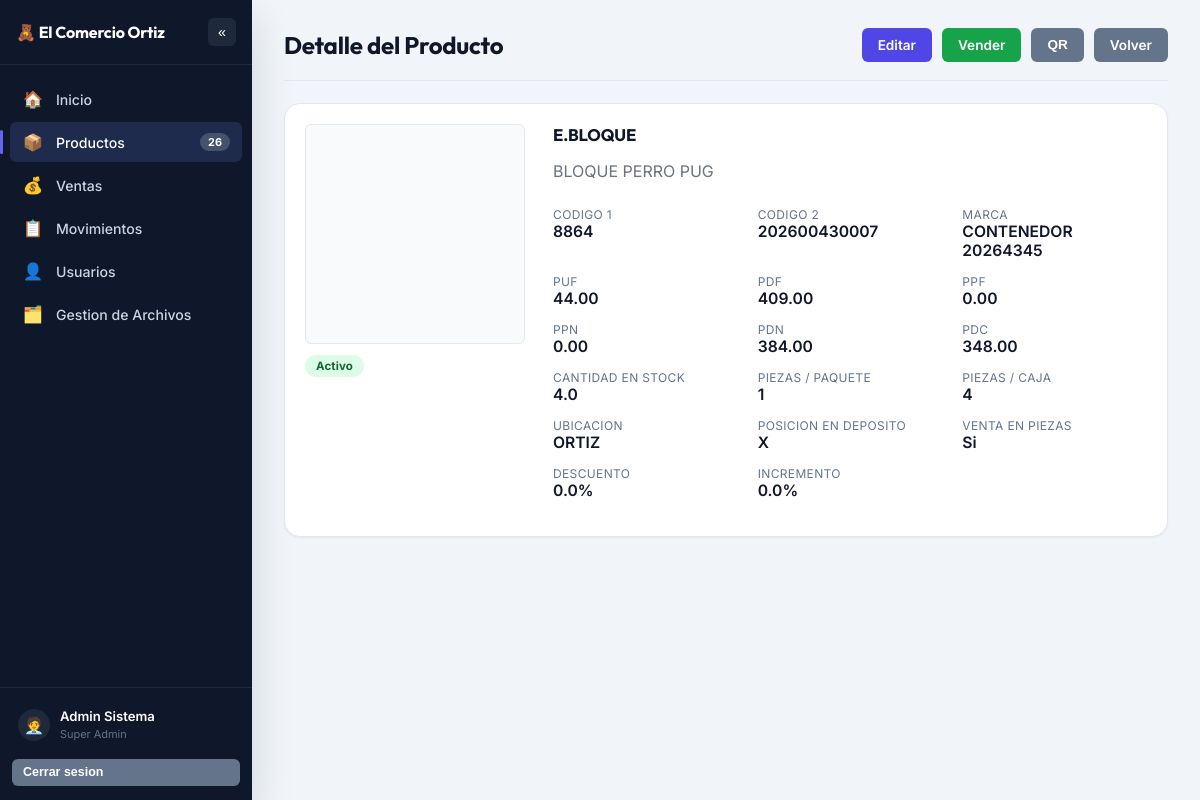
The app's page /productos/ver/3 (signed in), older data.
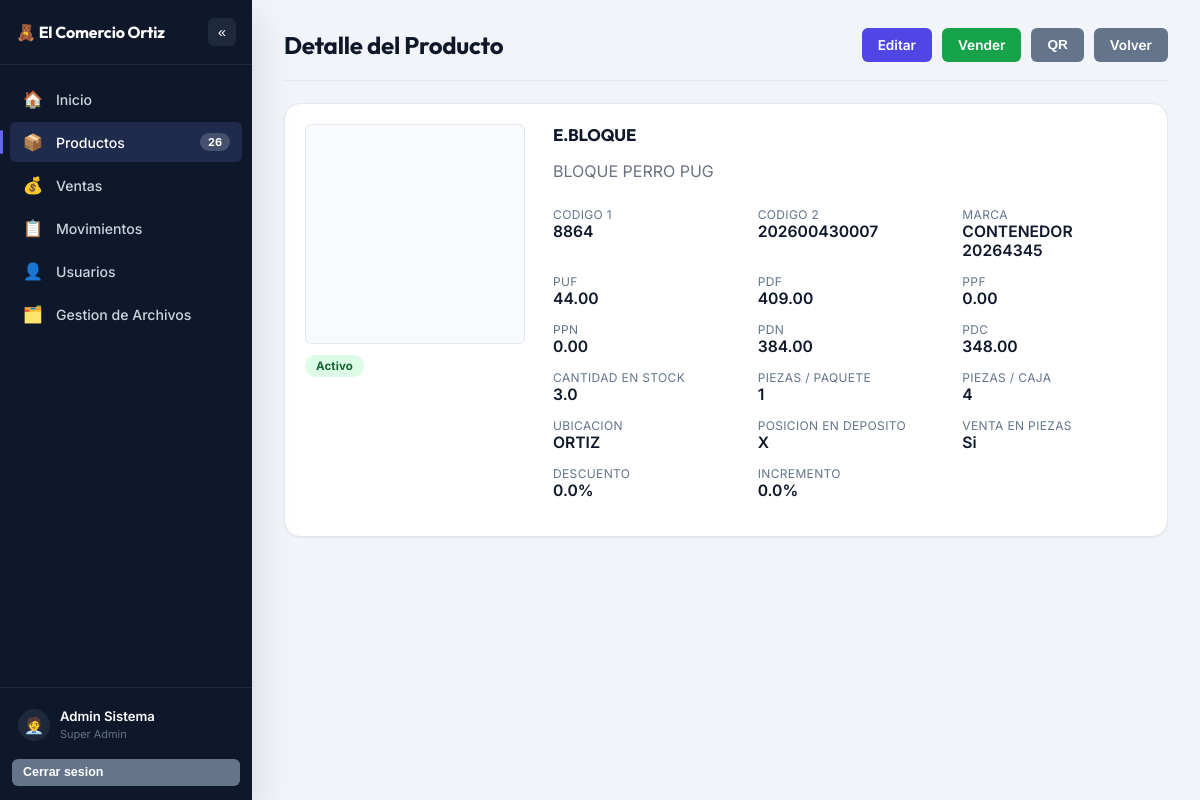
The same page, newer data.
### tables this page shows
CREATE TABLE productos (
    id_producto INTEGER PRIMARY KEY AUTOINCREMENT,
    foto_url TEXT,
    nombre TEXT NOT NULL,
    -- codigo_1 NO es unico por si solo: el cliente confirmo que se repite
    -- entre productos distintos en su catalogo real. Lo que si identifica
    -- un producto de forma unica es la COMBINACION codigo_1 + codigo_2
    -- (ver el UNIQUE compuesto al final de la tabla, y
    -- productos_model.get_producto_por_codigo / guardar_o_actualizar_desde_excel,
    -- que ya matchean por el par completo).
    codigo_1 TEXT NOT NULL,
    codigo_2 TEXT,
    descripcion TEXT,
    marca TEXT,

    -- Esquema de precios
    precio_unidad_facturado REAL DEFAULT 0,   -- PUF
    precio_docena_facturado REAL DEFAULT 0,   -- PDF
    precio_paquete_facturado REAL DEFAULT 0,  -- PPF
    precio_paquete_neto REAL DEFAULT 0,       -- PPN
    precio_docena_neto REAL DEFAULT 0,        -- PDN
    precio_docena_comercial REAL DEFAULT 0,   -- PDC
    descuento_porcentaje REAL DEFAULT 0,
    incremento_porcentaje REAL DEFAULT 0,

    -- Presentacion y empaque
    pcs_paquete INTEGER DEFAULT 0,
    pcs_caja INTEGER DEFAULT 0,
    venta_fraccionada TEXT DEFAULT 'No' CHECK(venta_fraccionada IN ('Si', 'No')),

    -- Ubicacion y existencias
    id_ubicacion INTEGER REFERENCES ubicaciones(id_ubicacion),
    posicion TEXT,
    -- Puede quedar en 0 o mayor (piezas sueltas -> decimal, ej. venta
    -- fraccionada) o en NEGATIVO: negativo significa que se aprobo una
    -- venta por mas de lo que habia en tienda, y ese numero es lo que
    -- falta reponer desde el almacen (ver alerta en Inicio).
    cantidad REAL NOT NULL DEFAULT 0,

    -- Estado de negocio (Activo/Inactivo). "Agotado" NO se guarda aqui:
    -- se calcula en la aplicacion comparando cantidad <= 0 (0 o negativo,
    -- ver mas abajo), para evitar que quede desincronizado con el stock real.
    estado TEXT DEFAULT 'Activo' CHECK(estado IN ('Activo', 'Inactivo')),

    UNIQUE(codigo_1, codigo_2)
);

### controllers/productos_controller.py (the view)
@productos_bp.route('/ver/<int:id_producto>')
@roles_required(*ROLES_TODOS)
def ver(id_producto):
    producto = productos_model.get_producto(id_producto)
    if not producto:
        flash('El producto solicitado no existe.', 'danger')
        return redirect(url_for('productos.index'))
    return render_template('productos/productos_detail.html', producto=producto)

### models/database.py (called while the page is built)
def get_db():
    if 'db' not in g:
        g.db = sqlite3.connect(current_app.config['DATABASE'])
        g.db.row_factory = sqlite3.Row
        g.db.execute('PRAGMA foreign_keys = ON')
    return g.db

### models/productos_model.py (called while the page is built)
def get_producto(id_producto):
    db = get_db()
    return db.execute(
        """
        SELECT p.*, u.nombre AS ubicacion_nombre
        FROM productos p
        LEFT JOIN ubicaciones u ON p.id_ubicacion = u.id_ubicacion
        WHERE p.id_producto = ?
        """,
        (id_producto,),
    ).fetchone()

def contar_productos():
    db = get_db()
    return db.execute("SELECT COUNT(*) AS c FROM productos").fetchone()['c']

def contar_faltantes():
    db = get_db()
    return db.execute("SELECT COUNT(*) AS c FROM productos WHERE cantidad < 0").fetchone()['c']

### models/ventas_model.py (called while the page is built)
def contar_pendientes(id_personal_filtro=None):
    db = get_db()
    if id_personal_filtro:
        return db.execute(
            "SELECT COUNT(*) AS c FROM ventas WHERE estado = 'Pendiente' AND id_personal_registro = ?",
            (id_personal_filtro,),
        ).fetchone()['c']
    return db.execute(
        "SELECT COUNT(*) AS c FROM ventas WHERE estado = 'Pendiente'"
    ).fetchone()['c']

### templates/productos/productos_detail.html (shortened to what this page needs)
{% extends "shared/base.html" %}
{% block content %}
    <div class="page-header">
        <h1>Detalle del Producto</h1>
        <div>
            {% if session.get('rol') in ROLES_GESTION %}
                <a href="{{ url_for('productos.editar', id_producto=producto.id_producto) }}" class="btn btn-primary">Editar</a>
            {% endif %}
            {% if session.get('rol') in ROLES_VENTAS %}
                <a href="{{ url_for('ventas.carrito_agregar', id_producto=producto.id_producto) }}" class="btn btn-success">Vender</a>
            {% endif %}
            <button type="button" class="btn btn-secondary" data-modal-open="modalQr">QR</button>
            <a href="{{ url_for('productos.index') }}" class="btn btn-secondary">Volver</a>
        </div>
    </div>
    <div class="card detail-grid">
        <div>
            {% if producto.foto_url %}
                <img src="{{ url_for('static', filename='uploads/' ~ producto.foto_url) }}" alt="{{ producto.nombre }}">
            {% else %}
                <div class="thumb" style="width:100%; height:220px;"></div>
            {% endif %}
            <p style="margin-top:10px;">
                <span class="badge {{ 'badge-activo' if producto.estado == 'Activo' else 'badge-inactivo' }}">
                    {{ producto.estado }}
                </span>
            </p>
        </div>
        <div>
            <h2 style="margin-top:0;">{{ producto.nombre }}</h2>
            <p style="color:#6b7280;">{{ producto.descripcion or 'Sin descripcion.' }}</p>
            <dl class="detail-list" style="display:grid; grid-template-columns: repeat(3, 1fr); gap: 4px 20px;">
                <div>
                    <dt>Codigo 1</dt><dd>{{ producto.codigo_1 or '-' }}</dd>
                </div>
                <div>
                    <dt>Codigo 2</dt><dd>{{ producto.codigo_2 or '-' }}</dd>
                </div>
                <div>
                    <dt>Marca</dt><dd>{{ producto.marca or '-' }}</dd>
                </div>
                <div>
                    <dt>PUF</dt><dd>{{ '%.2f'|format(producto.precio_unidad_facturado) }}</dd>
                </div>
                <div>
                    <dt>PDF</dt><dd>{{ '%.2f'|format(producto.precio_docena_facturado) }}</dd>
                </div>
                <div>
                    <dt>PPF</dt><dd>{{ '%.2f'|format(producto.precio_paquete_facturado) }}</dd>
                </div>
                <div>
                    <dt>PPN</dt><dd>{{ '%.2f'|format(producto.precio_paquete_neto) }}</dd>
                </div>
                <div>
                    <dt>PDN</dt><dd>{{ '%.2f'|format(producto.precio_docena_neto) }}</dd>
                </div>
                <div>
                    <dt>PDC</dt><dd>{{ '%.2f'|format(producto.precio_docena_comercial) }}</dd>
                </div>
                <div>
                    <dt>Cantidad en stock</dt><dd>{{ producto.cantidad }}</dd>
                </div>
                <div>
                    <dt>Piezas / Paquete</dt><dd>{{ producto.pcs_paquete }}</dd>
                </div>
                <div>
                    <dt>Piezas / Caja</dt><dd>{{ producto.pcs_caja }}</dd>
                </div>
                <div>
                    <dt>Ubicacion</dt><dd>{{ producto.ubicacion_nombre or '-' }}</dd>
                </div>
                <div>
                    <dt>Posicion en deposito</dt><dd>{{ producto.posicion or '-' }}</dd>
                </div>
                <div>
                    <dt>Venta en piezas</dt><dd>{{ producto.venta_fraccionada }}</dd>
                </div>
                <div>
                    <dt>Descuento</dt><dd>{{ producto.descuento_porcentaje }}%</dd>
                </div>
                <div>
                    <dt>Incremento</dt><dd>{{ producto.incremento_porcentaje }}%</dd>
                </div>
            </dl>
        </div>
    </div>
{% endblock %}

Row changes from the older to the newer data that the page shows:
changed productos "E.BLOQUE": cantidad "4.0" → "3.0"
